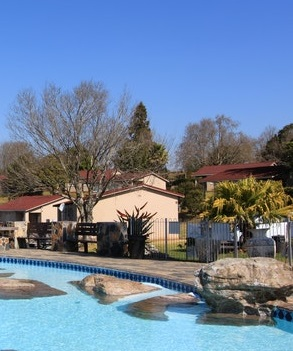
#> input picture right.jpg, 293 x 351 px, found by its file name
$ jupyter execute --allow-errors 'image stitching using AKAZE.ipynb'
#> lines starting #> are read from the running program, lines starting #| are printed output that depends on the picture
[cell 1]
import cv2
import os
import numpy as np
import matplotlib.pyplot as plt
import argparse
from math import sqrt
from __future__ import print_function

[cell 2]
imgR = cv2.imread('C:/Users/ahnaf/Documents/Jupyter Notebook/image_stitching/right.jpg')
#> imgR is the input picture: shape (351, 293, 3); mean B, G, R 156.3, 130.1, 110.4
imgR2 = cv2.cvtColor(imgR, cv2.COLOR_BGR2GRAY)
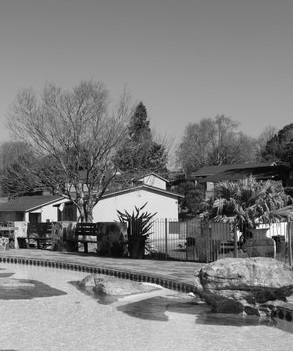
#> imgR2: shape (351, 293); min 0, max 255, mean 127.2
#cv2.imwrite("right.jpg", imgR2)
#cv2.imshow("right.jpg", imgR2)
#cv2.waitKey()
plt.imshow(imgR2)
plt.show()

[cell 3]
imgL = cv2.imread('C:/Users/ahnaf/Documents/Jupyter Notebook/image_stitching/left.jpg')
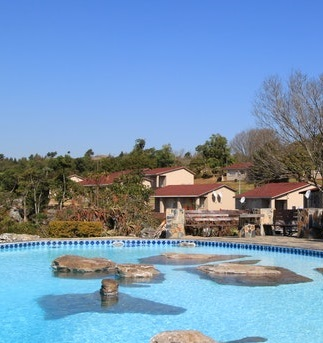
#> input picture left.jpg, 323 x 343 px, found by its file name
#> imgL is the input picture: shape (343, 323, 3); mean B, G, R 179.8, 149.1, 118.9
imgL2 = cv2.cvtColor(imgL, cv2.COLOR_BGR2GRAY)
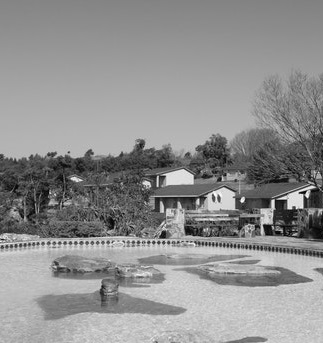
#> imgL2: shape (343, 323); min 1, max 255, mean 143.6
#cv2.imwrite("left.jpg", imgL2)
#cv2.imshow("leftt.jpg", imgL2)
#cv2.waitKey()
plt.imshow(imgL2)
plt.show()

[cell 4]
akaze = cv2.AKAZE_create()
#find key points
keypoints_L, descriptors_L = akaze.detectAndCompute(imgL2,None)
#> keypoints_L = 335 keypoints; strongest (x, y, size): (178, 177, 16.1), (182, 176, 11.4), (189, 229, 8.1), (268, 229, 5.7)
keypoints_R, descriptors_R = akaze.detectAndCompute(imgR2,None)
#> keypoints_R = 363 keypoints; strongest (x, y, size): (167, 208, 16.1), (238, 234, 5.7), (99, 212, 11.4), (160, 183, 8.1)

[cell 5]
len(keypoints_R)
#> Out = 363

[cell 6]
len(keypoints_L)
#> Out = 335

#> (a cell that did not finish here is left out)

[cell 8]
#feature matching

match = cv2.BFMatcher()
matches = match.knnMatch(descriptors_R,descriptors_L,k=2)
#> matches = 363 matches

good = []
for m,n in matches:
    if m.distance < 0.03*n.distance:
        good.append(m)
#> after the loop, good = 9 matches

draw_parameters = dict(matchColor=(255,255,255),
                       singlePointColor=None,
                       flags=cv2.DRAW_MATCHES_FLAGS_DRAW_RICH_KEYPOINTS)

img3 = cv2.drawMatches(imgR,keypoints_R,imgL,keypoints_L,good,None,**draw_parameters)
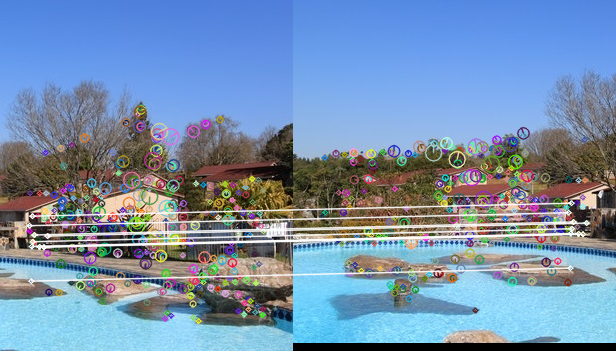
#> img3: shape (351, 616, 3); mean B, G, R 172.4, 143.4, 118

#cv2.imshow("feature_detected_akaze.png", img3)
#cv2.waitKey()
plt.imshow(img3)

plt.savefig('feature_detected_akaze.png')
plt.show()

[cell 9]
len(good)
#> Out = 9

[cell 10]
len(matches)
#> Out = 363

[cell 11]
MIN_MATCH_COUNT = 9
if len(good) > MIN_MATCH_COUNT:
    src_pts = np.float32([ keypoints_R[m.queryIdx].pt for m in good ]).reshape(-1,1,2)
    dst_pts = np.float32([ keypoints_L[m.trainIdx].pt for m in good ]).reshape(-1,1,2)

    M, mask = cv2.findHomography(src_pts, dst_pts, cv2.RANSAC, 5.0)

    h,w = imgR2.shape
    pts = np.float32([ [0,0],[0,h-1],[w-1,h-1],[w-1,0] ]).reshape(-1,1,2)
    dst = cv2.perspectiveTransform(pts, M)
    imgLR = cv2.polylines(imgL2,[np.int32(dst)],True,1,3, cv2.LINE_AA)

    plt.imshow(imgLR)
    plt.savefig('transform_AKAZE.png')
    plt.show()

else:
    print("Not enought matches are found - %d/%d", (len(good)/MIN_MATCH_COUNT))
#| Not enought matches are found - %d/%d 1.0

[cell 12]
matched1 = []
matched2 = []

for m, n in matches:
    if m.distance < 0.03 * n.distance:
        matched1.append(keypoints_R[m.queryIdx])
        matched2.append(keypoints_L[m.trainIdx])
#> after the loop, matched1 = 9 keypoints; (x, y, size): (32, 216, 4.8), (31, 246, 4.8), (44, 247, 4.8), (47, 236, 4.8), (32, 241, 4.8), (34, 235, 4.8), (39, 246, 4.8), (29, 225, 4.8), (31, 281, 4.8); matched2 = 9 keypoints; (x, y, size): (278, 203, 4.8), (277, 233, 4.8), (290, 234, 4.8), (293, 223, 4.8), (278, 228, 4.8), (280, 222, 4.8), (285, 233, 4.8), (275, 212, 4.8), (277, 268, 4.8)

[cell 13]
len(matched1)
#> Out = 9

[cell 14]
inliers1 = []
inliers2 = []
good_matches = []
inlier_threshold = 2.5 # Distance threshold to identify inliers with homography check
#> (the rest of this cell did not finish here and is left out)

[cell 15]
len(inliers1)

[cell 16]
len(inliers2)

#> (a cell that did not finish here is left out)

#> (a cell that did not finish here is left out)

#> (a cell that did not finish here is left out)

[cell 20]
def trim(frame):
    #crop top
    if not np.sum(frame[0]):
        return trim(frame[1:])
    #crop bottom
    elif not np.sum(frame[-1]):
        return trim(frame[:-2])
    #crop left
    elif not np.sum(frame[:,0]):
        return trim(frame[:,1:])
    #crop right
    elif not np.sum(frame[:,-1]):
        return trim(frame[:,:-2])
    return frame

#cv2.imshow("Stitched_AKAZE.png", trim(warped_image))
#cv2.waitKey()

#> (the rest of this cell did not finish here and is left out)

[cell 21]
inlier_ratio = len(inliers1) / float(len(matched1))
#> inlier_ratio = 0
print('A-KAZE Matching Results')
print('*******************************')
print('# Keypoints 1:                        \t', len(keypoints_R))
#| # Keypoints 1:                        	 363
print('# Keypoints 2:                        \t', len(keypoints_L))
#| # Keypoints 2:                        	 335
print('# Matches:                            \t', len(matched1))
#| # Matches:                            	 9
print('# Inliers:                            \t', len(inliers1))
print('# Inliers Ratio:                      \t', inlier_ratio)
#| # Inliers Ratio:                      	 0.0
